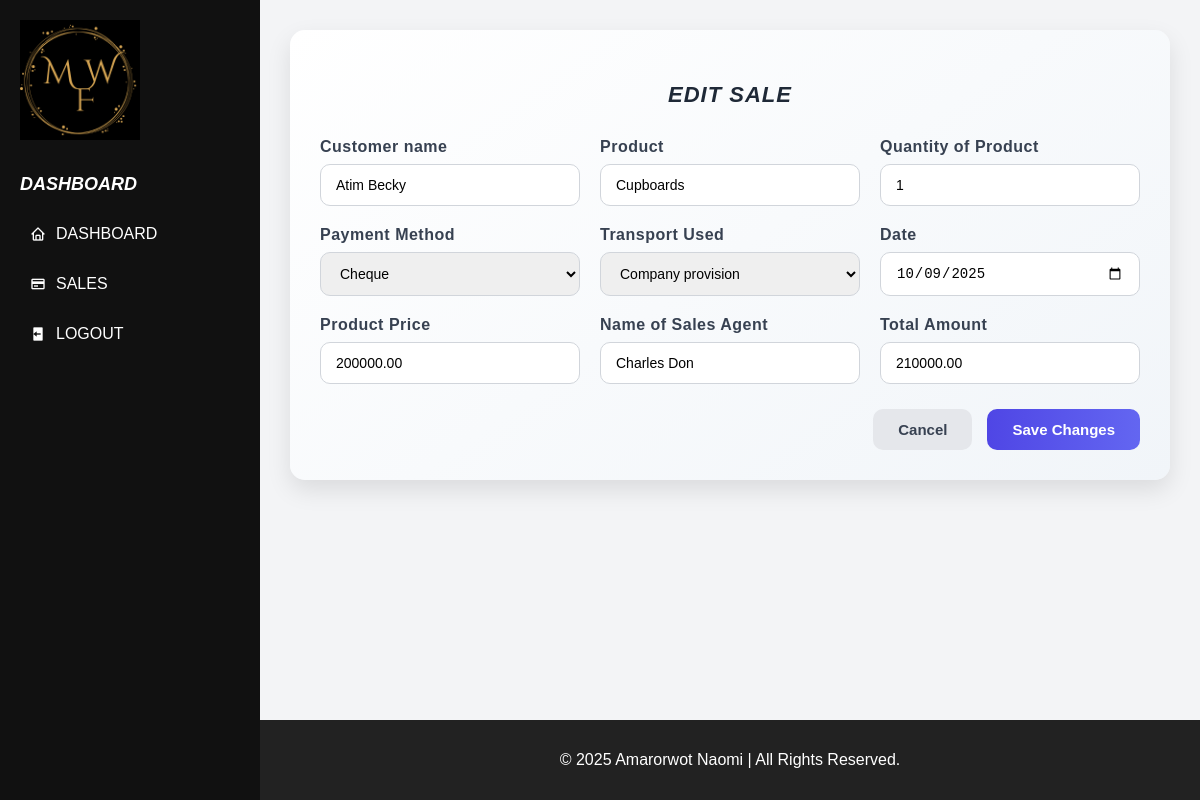
Page /salesedit/9/ on the committed database.
### Wood/models.py (models this page shows, shortened)
class Sales(models.Model):
    PAYMENT_CHOICES = [
        ("Cash", "Cash"),
        ("Cheque", "Cheque"),
        ("Bank overdraft", "Bank overdraft"),
    ]
    TRANSPORT_CHOICES = [
        ("Company_provision", "Company provision"),
        ("Self_provision", "Self provision"),
    ]
    customer_name = models.CharField(max_length=100)
    product = models.CharField(max_length=100)
    quantity_sold = models.IntegerField()
    payment_method = models.CharField(
        max_length=50,
        choices=PAYMENT_CHOICES,
        blank=True
    )
    transport_used = models.CharField(
        max_length=50,
        choices=TRANSPORT_CHOICES,
        blank=True
    )
    date_of_sale = models.DateField()
    product_price = models.DecimalField(max_digits=10, decimal_places=2)
    sales_agent = models.CharField(max_length=100)
    total_amount = models.DecimalField(max_digits=10, decimal_places=2)

### Wood/views.py (the view, shortened to what this page needs)
# urls.py: path('salesedit/<int:id>/', views.salesedit, name='salesedit'),  # edit sales
def salesedit(request, id):
    try:
        selected = Sales.objects.get(id=id)
    except Sales.DoesNotExist:
        return redirect("sales_list")
    return render(request, "salesedit.html", {"selected": selected})

### Wood/context_processors.py (called while the page is built)
def user_role(request):
    role = getattr(request.user, 'role', None)
    return {'user_role': role}

### Wood/templates/salesedit.html (shortened to what this page needs)
{% load static %}
<!DOCTYPE html>
<html lang="en">
<head>
  <link href='https://unpkg.com/boxicons@2.1.4/css/boxicons.min.css' rel='stylesheet'>
</head>
<body>
<div class="page-wrapper">
  <aside>
    <div class="logo">
      <img src="{% static 'images/2.png' %}" alt="Mayondo Wood and Furniture logo">
    </div>
    <h2><i>DASHBOARD</i></h2>
    <nav>
      <a href="{% url 'dashboard' %}"><i class="bx bx-home"></i>DASHBOARD</a>
      <a href="{% url 'sales_list' %}"><i class="bx bx-credit-card"></i>SALES</a>
      <a href="{% url 'logout' %}"><i class="bx bxs-log-out"></i>LOGOUT</a>
    </nav>
  </aside>
  <div class="main-content-wrapper">
    <div class="main-content">
      <div class="edit-container">
        <h3><i>EDIT SALE</i></h3>
        <form action="{% url 'salesedit' selected.id %}" method="post">
          <div class="form-grid">
            <div class="form-group">
              <label for="customer_name">Customer name</label>
              <input type="text" id="customer_name" name="customer_name" value="{{ selected.customer_name }}" required>
            </div>
            <div class="form-group">
              <label for="product">Product</label>
              <input type="text" id="product" name="product" value="{{ selected.product }}" required>
            </div>
            <div class="form-group">
              <label for="quantity_sold">Quantity of Product</label>
              <input type="number" id="quantity_sold" name="quantity_sold" value="{{ selected.quantity_sold }}" required>
            </div>
            <div class="form-group">
              <label for="payment_method">Payment Method</label>
              <select id="payment_method" name="payment_method" required>
                <option value="Cheque" {% if selected.payment_method == "Cheque" %}selected{% endif %}>Cheque</option>
              </select>
            </div>
            <div class="form-group">
              <label for="transport_used">Transport Used</label>
              <select id="transport_used" name="transport_used" required>
                <option value="Company_provision" {% if selected.transport_used == "Company_provision" %}selected{% endif %}>Company provision</option>
              </select>
            </div>
            <div class="form-group">
              <label for="date_of_sale">Date</label>
              <input type="date" id="date_of_sale" name="date_of_sale" value="{{ selected.date_of_sale|date:'Y-m-d' }}" required>
            </div>
            <div class="form-group">
              <label for="product_price">Product Price</label>
              <input type="number" id="product_price" name="product_price" value="{{ selected.product_price }}" required>
            </div>
            <div class="form-group">
              <label for="sales_agent">Name of Sales Agent</label>
              <input type="text" id="sales_agent" name="sales_agent" value="{{ selected.sales_agent }}" required>
            </div>
            <div class="form-group">
              <label for="total_amount">Total Amount</label>
              <input type="text" id="total_amount" name="total_amount" value="{{ selected.total_amount }}" required>
            </div>
          </div>
          <div class="btn-container">
            <a href="{% url 'sales_list' %}" class="cancel-btn">Cancel</a>
            <button type="submit" class="btn-save">Save Changes</button>
          </div>
        </form>
      </div>
    </div>
    <footer>
      <p>&copy; 2025 Amarorwot Naomi | All Rights Reserved.</p>
    </footer>
  </div>
</div>
</body>
</html>

### Wood/templates/salesedit.html (style rules this page uses)
body { margin: 0; font-family: 'Poppins', sans-serif; background: #f3f4f6; }
.page-wrapper { display: flex; min-height: 100vh; }
aside { width: 220px; background-color: #111; color: #fff; display: flex; flex-direction: column; padding: 20px; }
aside .logo img { width: 120px; margin-bottom: 15px; }
aside h2 { font-size: 18px; font-style: italic; margin-bottom: 20px; }
nav { display: flex; flex-direction: column; gap: 12px; }
nav a { color: white; text-decoration: none; padding: 10px; border-radius: 5px; display: flex; align-items: center; gap: 10px; transition: background 0.3s; }
.main-content-wrapper { flex: 1; display: flex; flex-direction: column; }
.main-content { padding: 30px; flex: 1; }
h3 { text-align: center; margin-bottom: 30px; font-size: 22px; color: #1f2937; letter-spacing: 1px; }
.edit-container { background: linear-gradient(145deg, #ffffff, #f1f5f9); padding: 30px; border-radius: 15px; box-shadow: 0 10px 25px rgba(0,0,0,0.1); max-width: 900px; margin: 0 auto; transition: transform 0.2s ease, box-shadow 0.2s ease; }
.form-grid { display: grid; grid-template-columns: repeat(auto-fit, minmax(250px, 1fr)); gap: 20px; }
.form-group { display: flex; flex-direction: column; }
label { font-weight: 600; margin-bottom: 8px; color: #374151; letter-spacing: 0.5px; }
input, select { padding: 12px 15px; border: 1px solid #d1d5db; border-radius: 10px; font-size: 14px; transition: all 0.2s ease; }
.btn-container { display: flex; justify-content: flex-end; gap: 15px; margin-top: 25px; }
button, .cancel-btn { padding: 12px 25px; border: none; border-radius: 10px; font-size: 15px; font-weight: 600; cursor: pointer; text-decoration: none; text-align: center; transition: all 0.3s ease; }
.btn-save { background: linear-gradient(to right, #4f46e5, #6366f1); color: white; }
.cancel-btn { background: #e5e7eb; color: #374151; }
footer { background-color: #222; color: #fff; text-align: center; padding: 15px 0; flex-shrink: 0; margin-top: 20px; }

### rows in the picture
Sales: customer_name "Atim Becky", product "Cupboards", quantity_sold "1", payment_method "Cheque", transport_used "Company provision", date_of_sale "10/09/2025", product_price "200000.00", sales_agent "Charles Don", total_amount "210000.00"
